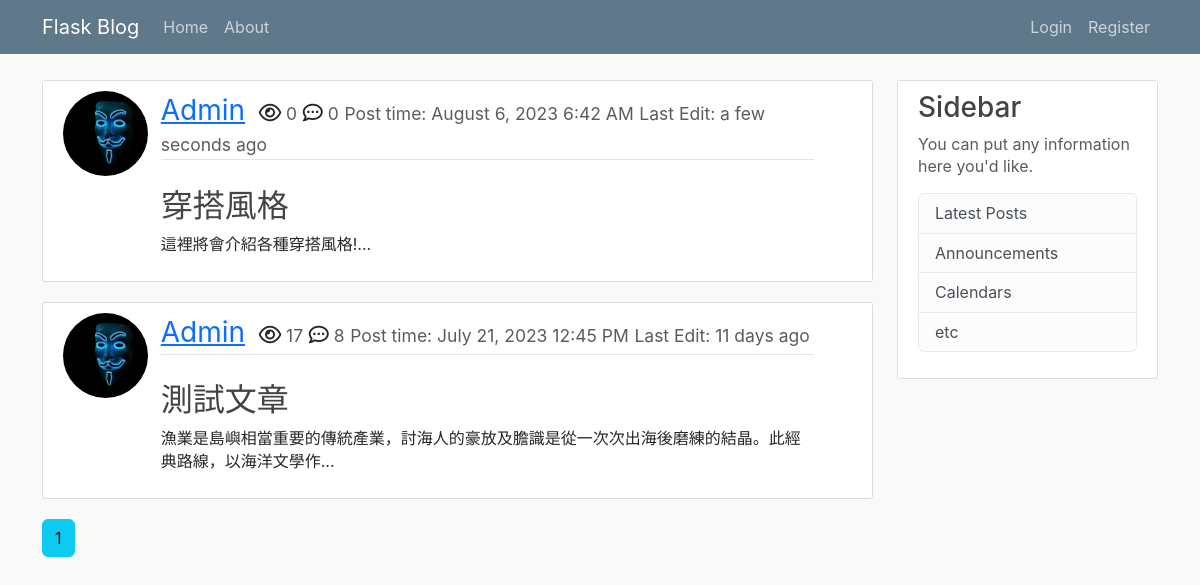
Page /home on the earlier database version.
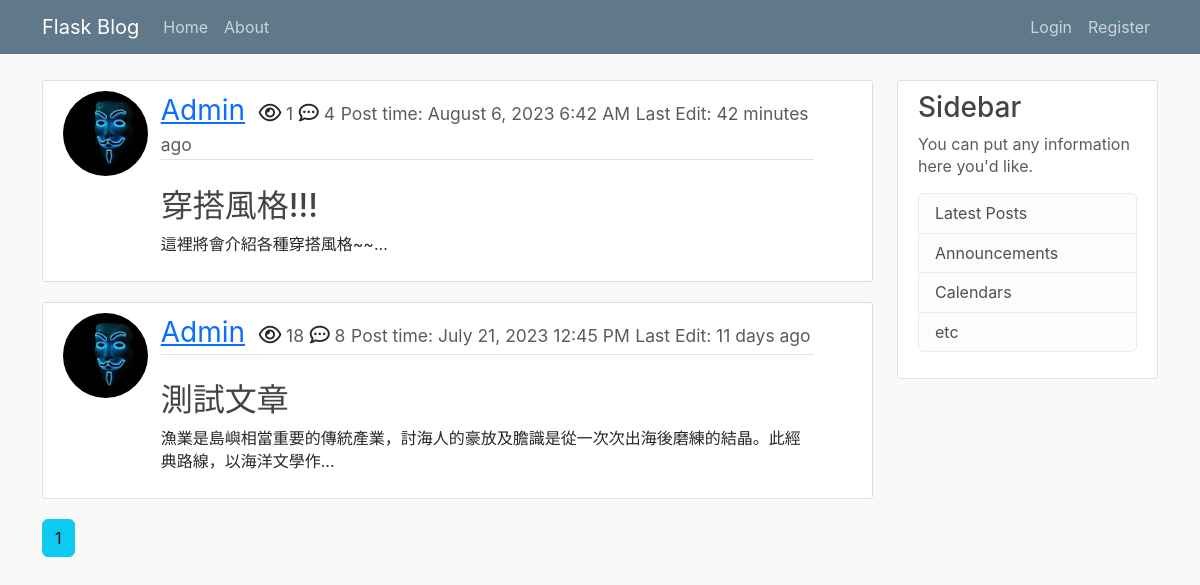
Same page on the later database version.
### flask_blog/models.py (models this page shows, shortened)
class Post(db.Model):
    __tablename__ = 'post'
    id = db.Column(db.Integer, primary_key=True)
    title = db.Column(db.String(100), nullable=False)
    date_posted = db.Column(db.DateTime, nullable=False, default=datetime.utcnow)
    date_edited = db.Column(db.DateTime) # 這裡應該改成可空且預設為None
    view = db.Column(db.Integer, nullable=False, default=0)
    content = db.Column(db.Text, nullable=False)
    user_id = db.Column(db.Integer, db.ForeignKey('user.id', ondelete='CASCADE'), nullable=False)
    comments = db.relationship('Comment', backref='post', lazy=True, cascade='all, delete')
    category = db.Column(db.String(100), nullable=False)

class User(db.Model, UserMixin):
    __tablename__ = 'user'
    id = db.Column(db.Integer, primary_key=True)
    username = db.Column(db.String(20), unique=True, nullable=False)
    email = db.Column(db.String(120), unique=True, nullable=False)
    image_file = db.Column(db.String(20), unique=False, nullable=False, default='default.jpg')
    password = db.Column(db.String(60), nullable=False)
    posts = db.relationship('Post', backref='author', lazy=True, cascade='all, delete') # lazy="select"
    comments = db.relationship('Comment', backref='user', lazy=True, cascade='all, delete')
    likes = db.relationship('Like', backref='user', lazy=True, cascade='all, delete')

### flask_blog/main/routes.py (the view)
@main.route('/')
@main.route('/home')
def home():
    page = request.args.get('page', 1, type=int) # 製造一個optional的參數:頁數， 1是預設值， 並且只接受int
    category = request.args.get('category', None) #如果沒有指定要哪個category，則顯示全部貼文
    if not category:
        posts = Post.query.order_by(Post.date_posted.desc()).paginate(page=page, per_page=2)
    elif category in {'Travel', 'Food', 'Style'}:
        print(f'yes the category is: {category}')
        posts = Post.query.filter_by(category=category).order_by(Post.date_posted.desc()).paginate(page=page, per_page=2)
    else:
        abort(404)
    return render_template('home.html', title = 'Home', posts=posts)

### flask_blog/templates/home.html
{% extends 'layout.html' %}
{% block content %}
    {% if posts.items %}
    {% for post in posts.items %}
      <article class="media content-section">
        <div class="row">
          <div class="col-1">
            <img class="rounded-circle article-img" src="{{ url_for('static', filename='profile_pics/' + post.author.image_file) }}">
          </div>
          <div class="media-body col-10">
            <div class="article-metadata">
              <a class="user-name" href="{{ url_for('users.user_posts', username=post.author.username ) }}">{{ post.author.username }}</a>
              <i class="far fa-eye icon-class"></i><small class='text-muted'> {{ post.view }}</small>
              <i class='far fa-comment-dots icon-class'></i><small class='text-muted'> {{ post.comments|length }}</small>
              <small class='text-muted'>Post time: {{ moment(post.date_posted).format('LLL') }}</small>
              {% if post.date_posted != post.date_edited %}
                <small class= 'text-muted'>Last Edit: {{ moment(post.date_edited).fromNow(refresh=True) }}</small>
              {% endif %}
            </div>
            <br>
            <div>
              <h2><a class="article-title" href="{{ url_for('posts.post', post_id=post.id) }}">{{ post.title }}</a></h2>
              <p class="article-content">{{ (post.content|striptags)[:50] }}...</p>
            </div>
          </div>
        </div>
      </article>
    {% endfor %}
    {% else %}
    <h1>No Posts</h1>
    {% endif %}
    {% for page_num in posts.iter_pages(left_edge=1, right_edge=1, left_current=1, right_current=2) %}
      {% if page_num %}
        {% if posts.page == page_num %}
          <a href="{{ url_for('main.home', page=page_num) }}" class="btn btn-info mb-4">{{ page_num }}</a>
        {% else %}
          <a href="{{ url_for('main.home', page=page_num) }}" class="btn btn-outline-info mb-4">{{ page_num }}</a>
        {% endif %}
      {% else %}
        ...
      {% endif %}
    {% endfor %}
{% endblock content %}

Differences in the rows shown:
changed Post: view "0" → "1"; comments|length "0" → "4"; date_edited "a few seconds ago" → "42 minutes ago"; title "穿搭風格" → "穿搭風格!!!"; content "這裡將會介紹各種穿搭風格!" → "這裡將會介紹各種穿搭風格~~"
changed Post "測試文章": view "17" → "18"
